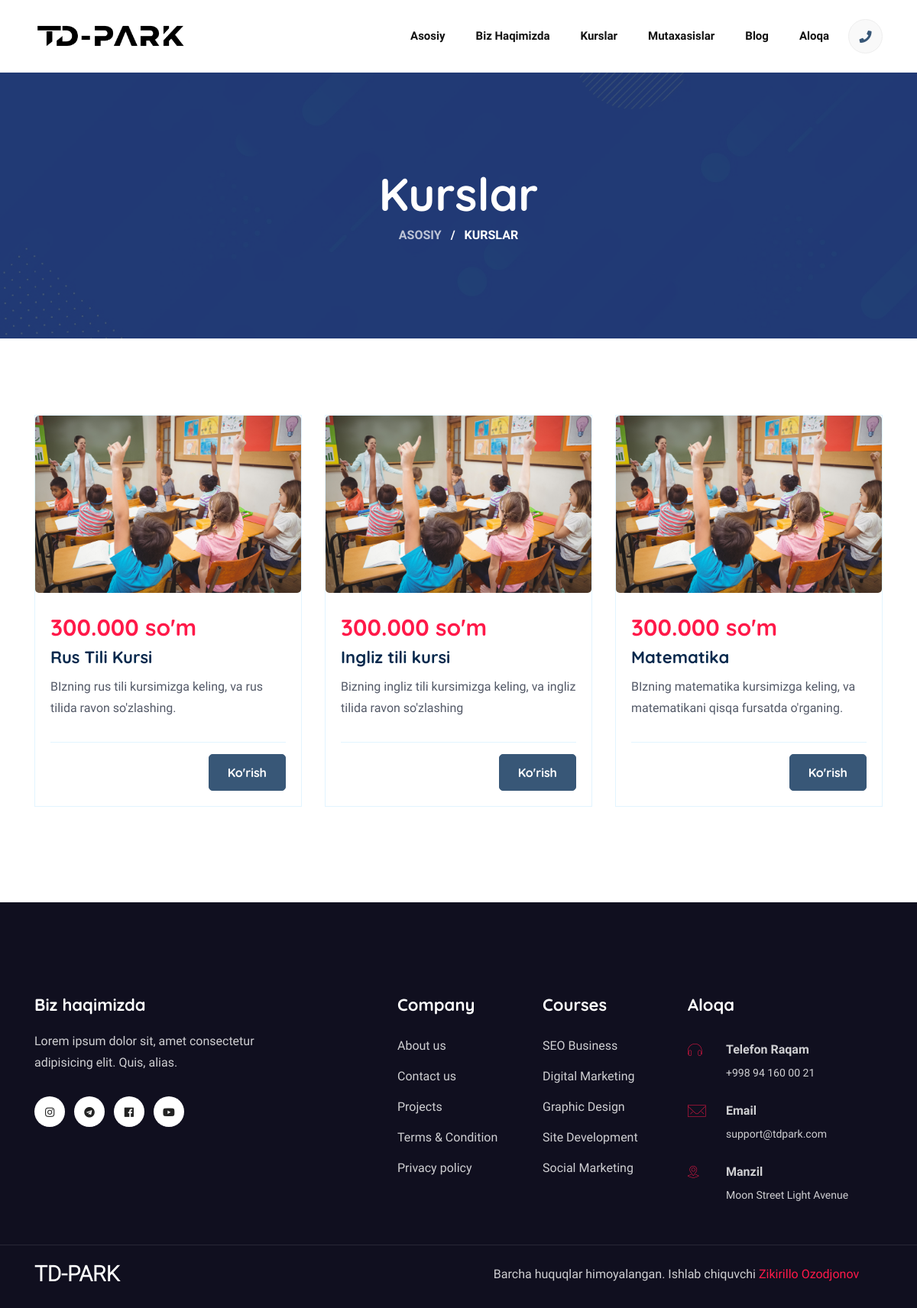
Page /courses/ on the committed database.
### home/models.py (models this page shows)
class HeaderLogo(models.Model):
    image = models.ImageField('Rasmi', upload_to='images/')
    class Meta:
        verbose_name = 'Header Logo'
        verbose_name_plural = 'Header Logo'
    def image_tag(self):
        return mark_safe('<img src="{}" height="50">'.format(self.image.url))
    image_tag.short_description = 'Image'

### courses/models.py (models this page shows, shortened)
class Courses(models.Model):
    title = models.CharField('Sarlavhasi', max_length=300)
    slug = models.SlugField(max_length=200, unique=True)
    price = models.CharField('narxi', max_length=100)
    sub_description = models.TextField('Qisqa malumot', max_length=300)
    description1 = models.TextField('Malumot 1', max_length=1000)
    description2 = models.TextField('Malumot 2', max_length=1000, blank=True)
    description3 = models.TextField('Malumot 3', max_length=1000, blank=True)
    instructor = models.CharField('O`qituvchi', max_length=200)
    duration = models.CharField('Davomiyligi', max_length=200)
    language = models.CharField('Kurs tili', max_length=200)
    image = models.ImageField('Rasmi', upload_to='images/')
    class Meta:
        verbose_name = "Kurslar"
        verbose_name_plural = "Kurslar"
    def image_tag(self):
        return mark_safe('<img src="{}" height="50">'.format(self.image.url))
    image_tag.short_description = 'Image'

### footer/models.py (models this page shows)
class FooterMeta(models.Model):
    title = models.CharField('Sarlavha', max_length=200)
    description = models.TextField('Malumot', max_length=400)
    instagram = models.CharField(max_length=200, blank=True)
    telegram = models.CharField(max_length=200, blank=True)
    youtube = models.CharField(max_length=200, blank=True)
    facebook = models.CharField(max_length=200, blank=True)
    class Meta:
        verbose_name = 'Footer Biz haqimizda'
        verbose_name_plural = 'Footer Biz haqimizda'

class FooterContactMeta(models.Model):
    phone = models.CharField(max_length=200)
    email = models.CharField(max_length=200)
    address = models.TextField(max_length=400)
    class Meta:
        verbose_name = 'Footer Aloqa Malumoti'
        verbose_name_plural = 'Footer Aloqa Malumoti'

### home/views.py (the view)
# urls.py: path('courses/', views.courses, name='courses'),
def courses(request):
    return render(request, 'courses/base.html')

### home/context.py (called while the page is built)
def footermetaview(request):
    footer_meta_latest = FooterMeta.objects.all().order_by('-id')[:1]
    context = {
        'footer_meta_latest': footer_meta_latest,
    }
    return context

def featuredcourseview(request):
    featured_course_latest = FeaturedCourse.objects.all().order_by('-id')[:3]
    context = {
        'featured_course_latest': featured_course_latest,
    }
    return context

def homeblogview(request):
    home_blog_latest = HomeBlog.objects.all().order_by('-id')[:3]
    context = {
        'home_blog_latest': home_blog_latest,
    }
    return context

def headerlogoview(request):
    logo_header_latest = HeaderLogo.objects.all().order_by('-id')[:1]
    context = {
        'logo_header_latest': logo_header_latest,
    }
    return context

def totalview(request):
    total_latest = Total.objects.all().order_by('-id')[:1]
    context = {
        'total_latest': total_latest,
    }
    return context

def teacherview(request):
    teacher_latest = Teacher.objects.all().order_by('-id')[:20]
    context = {
        'teacher_latest': teacher_latest,
    }
    return context

def blogview(request):
    blog_latest = Blog.objects.all().order_by('-id')[:20]
    context = {
        'blog_latest': blog_latest,
    }
    return context

def aboutsectionview(request):
    about_section_latest = AboutSection.objects.all().order_by('-id')[:1]
    context = {
        'about_section_latest': about_section_latest,
    }
    return context

def hometitleview(request):
    home_title_latest = HomeTitle.objects.all().order_by('-id')[:1]
    context = {
        'home_title_latest': home_title_latest,
    }
    return context

def coursesview(request):
    courses_latest = Courses.objects.all().order_by('-id')[:30]
    context = {
        'courses_latest': courses_latest,
    }
    return context

def footercontactmetaview(request):
    footer_contact_meta = FooterContactMeta.objects.all().order_by('-id')[:1]
    context = {
        'footer_contact_meta': footer_contact_meta,
    }
    return context

### home/templates/courses/base.html (shortened to what this page needs)
<!DOCTYPE html>
{% load static %}
<html lang="en">
<head>
    <link rel="stylesheet" href="{% static 'assets/vendors/bootstrap/bootstrap.css' %}">
    <link rel="stylesheet" href="{% static 'assets/vendors/fontawesome/css/all.css' %}">
    <link rel="stylesheet" href="{% static 'assets/vendors/bicon/css/bicon.min.css' %}">
    <link rel="stylesheet" href="{% static 'assets/vendors/themify/themify-icons.css' %}">
    <link rel="stylesheet" href="{% static 'assets/vendors/animate-css/animate.css' %}">
    <link rel="stylesheet" href="{% static 'assets/vendors/woocommerce/woocommerce-layouts.css' %}">
    <link rel="stylesheet" href="{% static 'assets/vendors/woocommerce/woocommerce-small-screen.css' %}">
    <link rel="stylesheet" href="{% static 'assets/vendors/woocommerce/woocommerce.css' %}">
    <link rel="stylesheet" href="{% static 'assets/vendors/owl/assets/owl.carousel.min.css' %}">
    <link rel="stylesheet" href="{% static 'assets/vendors/owl/assets/owl.theme.default.min.css' %}">
    <link rel="stylesheet" href="{% static 'assets/css/styles.css' %}">
    <link rel="stylesheet" href="{% static 'assets/css/responsive.css' %}">
</head>
<body id="top-header">
{% block header %}{% include 'components/header.html' %}{% endblock %}
{% block courses %}{% include 'courses/courses.html' %}{% endblock %}
{% block footer %}{% include 'components/footer.html' %}{% endblock %}
<div class="fixed-btm-top">
</div>
</body>
</html>

### home/templates/components/header.html (shortened to what this page needs)
{% load static %}
<header>
    <div class="site-navigation main_menu " id="mainmenu-area">
        <nav class="navbar navbar-expand-lg">
            <div class="container">
                <a class="navbar-brand" href="{% url 'index' %}">
                    {% for rs in logo_header_latest %}
                    <img width="200px" height="auto" src="{{ rs.image.url }}" alt="Edutim" class="img-fluid">
                    {% endfor %}
                </a>
                <div class="collapse navbar-collapse" id="navbarMenu">
                    <ul class="navbar-nav ml-auto">
                        <li class="nav-item ">
                            <a href="{% url 'index' %}" class="nav-link js-scroll-trigger">
                                Asosiy
                            </a>
                        </li>
                        <li class="nav-item ">
                            <a href="{% url 'about' %}" class="nav-link js-scroll-trigger">
                                Biz haqimizda
                            </a>
                        </li>
                        <li class="nav-item ">
                            <a href="{% url 'courses' %}" class="nav-link js-scroll-trigger">
                                Kurslar
                            </a>
                        </li>
                        <li class="nav-item ">
                            <a href="{% url 'instructor' %}" class="nav-link js-scroll-trigger">
                                Mutaxasislar
                            </a>
                        </li>
                        <li class="nav-item ">
                            <a href="{% url 'blog' %}" class="nav-link">
                                Blog
                            </a>
                        </li>
                        <li class="nav-item ">
                            <a href="{% url 'contact' %}" class="nav-link">
                                Aloqa
                            </a>
                        </li>
                    </ul>
                    <ul class="header-contact-right d-none d-lg-block">
                        <li><a href="#" class="header-search search_toggle"> <i class="fa fa-phone"></i></a></li>
                    </ul>
                </div>
            </div>
        </nav>
    </div>
</header>

### home/templates/courses/courses.html (shortened to what this page needs)
{% load static %}
<section class="page-header">
    <div class="container">
        <div class="row justify-content-center">
            <div class="col-lg-8">
                <div class="page-header-content">
                    <h1>Kurslar</h1>
                    <ul class="list-inline mb-0">
                        <li class="list-inline-item">
                            <a href="#">Asosiy</a>
                        </li>
                        <li class="list-inline-item">/</li>
                        <li class="list-inline-item">
                            Kurslar
                        </li>
                    </ul>
                </div>
            </div>
        </div>
    </div>
</section>
<section class="section-padding course">
    <div class="container">
        <div class="row">
            {% for rs in courses_latest %}
            <div class="col-lg-4 col-md-6">
                <div class="course-block">
                    <div class="course-img">
                        <img src="{{ rs.image.url }}" alt="" class="img-fluid">
                    </div>
                    <div class="course-content">
                        <div class="course-price ">{{ rs.price }}</div>
                        <h4><a href="{% url 'course_details' rs.id rs.slug %}">{{ rs.title }}</a></h4>
                        <p>{{ rs.sub_description }}</p>
                        <div class="course-footer d-lg-flex align-items-center justify-content-between">
                            <div class="buy-btn"><a href="{% url 'course_details' rs.id rs.slug %}" class="btn btn-main-2 btn-small">Ko'rish</a></div>
                        </div>
                    </div>
                </div>
            </div>
            {% endfor %}
        </div>
    </div>
</section>

### home/templates/components/footer.html
{% load static %}
<section class="footer pt-120">
    <div class="container">
        <div class="row">
            <div class="col-lg-4 mr-auto col-sm-6 col-md-6">
                {% for rs in footer_meta_latest %}
                    <div class="widget footer-widget mb-5 mb-lg-0">
                        <h5 class="widget-title">{{ rs.title }}</h5>
                        <p class="mt-3">{{ rs.description }}</p>
                        <ul class="list-inline footer-socials">
                            <li class="list-inline-item"><a href="{{ rs.instagram }}"><i class="fab fa-instagram"></i></a></li>
                            <li class="list-inline-item"><a href="{{ rs.telegram }}"><i class="fab fa-telegram"></i></a></li>
                            <li class="list-inline-item"><a href="#"><i class="fab fa-facebook"></i></a></li>
                            <li class="list-inline-item"><a href="#"><i class="fab fa-youtube"></i></a></li>
                        </ul>
                    </div>
                {% endfor %}
            </div>
            <div class="col-lg-2 col-sm-6 col-md-6">
                <div class="footer-widget mb-5 mb-lg-0">
                    <h5 class="widget-title">Company</h5>
                    <ul class="list-unstyled footer-links">
                        <li><a href="#">About us</a></li>
                        <li><a href="#">Contact us</a></li>
                        <li><a href="#">Projects</a></li>
                        <li><a href="#">Terms & Condition</a></li>
                        <li><a href="#">Privacy policy</a></li>
                    </ul>
                </div>
            </div>
            <div class="col-lg-2 col-sm-6 col-md-6">
                <div class="footer-widget mb-5 mb-lg-0">
                    <h5 class="widget-title">Courses</h5>
                    <ul class="list-unstyled footer-links">
                        <li><a href="#">SEO Business</a></li>
                        <li><a href="#">Digital Marketing</a></li>
                        <li><a href="#">Graphic Design</a></li>
                        <li><a href="#">Site Development</a></li>
                        <li><a href="#">Social Marketing</a></li>
                    </ul>
                </div>
            </div>
            <div class="col-lg-3 col-sm-6 col-md-6">
                {% for rs in footer_contact_meta %}
                <div class="footer-widget footer-contact mb-5 mb-lg-0">
                    <h5 class="widget-title">Aloqa </h5>
                    <ul class="list-unstyled">
                        <li><i class="bi bi-headphone"></i>
                            <div>
                                <strong>Telefon raqam</strong>
                                {{ rs.phone }}
                            </div>
                        </li>
                        <li><i class="bi bi-envelop"></i>
                            <div>
                                <strong>Email</strong>
                                {{ rs.email }}
                            </div>
                        </li>
                        <li><i class="bi bi-location-pointer"></i>
                            <div>
                                <strong>Manzil</strong>
                                {{ rs.address }}
                            </div>
                        </li>
                    </ul>
                </div>
                {% endfor %}
            </div>
        </div>
    </div>
    <div class="footer-btm">
        <div class="container">
            <div class="row justify-content-center align-items-center">
                <div class="col-lg-6">
                    <div class="footer-logo">
                        <h3 style="color: white; font-family: 'Roboto Light'">TD-PARK</h3>
                    </div>
                </div>
                <div class="col-lg-6">
                    <div class="copyright text-lg-center">
                        <p>Barcha huquqlar himoyalangan. Ishlab chiquvchi <a
                                href="https://t.me/zikirillo_ozodjonov">Zikirillo Ozodjonov</a></p>
                    </div>
                </div>
            </div>
        </div>
    </div>
</section>

### rows in the picture
HeaderLogo: image (picture)
Courses: image (picture), price "300.000 so'm", title "Rus Tili Kursi", sub_description "BIzning rus tili kursimizga keling, va rus tilida ravon so'zlashing."
Courses: image (picture), price "300.000 so'm", title "Ingliz tili kursi", sub_description "Bizning ingliz tili kursimizga keling, va ingliz tilida ravon so'zlashing"
Courses: image (picture), price "300.000 so'm", title "Matematika", sub_description "BIzning matematika kursimizga keling, va matematikani qisqa fursatda o'rganing."
FooterMeta: title "Biz haqimizda", description "Lorem ipsum dolor sit, amet consectetur adipisicing elit. Quis, alias."
FooterContactMeta: phone "+998 94 160 00 21", email "support@tdpark.com", address "Moon Street Light Avenue"
